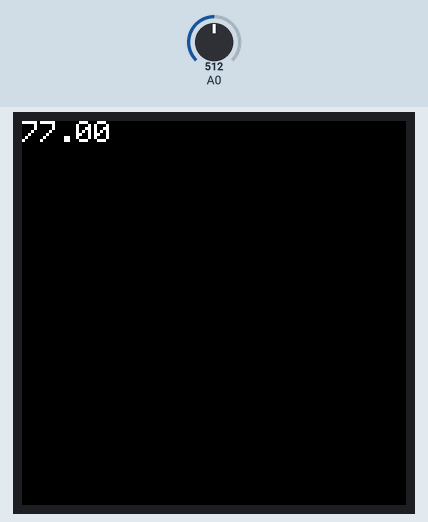
Bench run of a sketch on a simulated Arduino Uno, built with avr-gcc and run on an emulated ATmega328P. Parts: 128×128 colour display. The test bench sets the inputs (shaded band); at power-on: A0 = 512. What the sketch prints to the serial monitor is not drawn.

Above: at 1.3 s.
1.4 s: A0 set to 716
At 5.6 s:
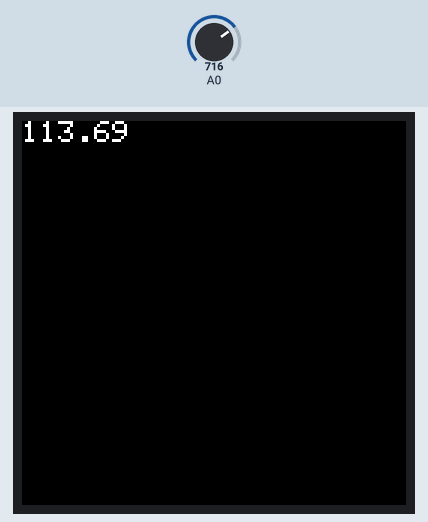
7.4 s: A0 set to 900
At 11.2 s:
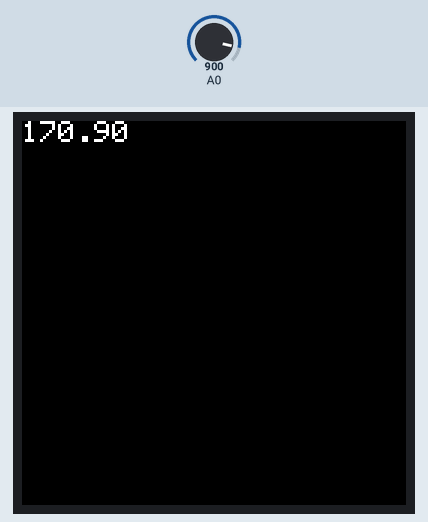
13.4 s: A0 set to 1023
At 15.7 s:
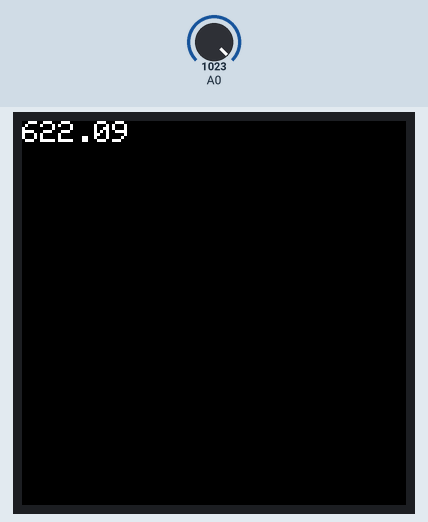
Timing chart, 0 to 17.2 s (numbered marks = the images above; inputs shaded):
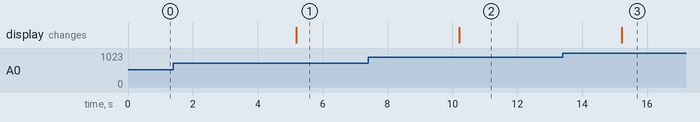

Measured:
- after the input at 1.4 s, the display: changes after 3.8 s (image 1)
- after the input at 7.4 s, the display: changes after 2.8 s (image 2)
- after the input at 13.4 s, the display: changes after 1.8 s (image 3)

The sketch:

ThermistorSensor.ino
```cpp
#include <math.h>
#include <Time.h>
#include <Adafruit_GFX.h>    // Core graphics library

#include <Adafruit_ST7735.h> // Hardware-specific library

#include <SPI.h>

#define TFT_CS     10

#define TFT_RST    9  // you can also connect this to the Arduino reset

                      // in which case, set this #define pin to -1!

#define TFT_DC     8

Adafruit_ST7735 tft = Adafruit_ST7735(TFT_CS,  TFT_DC, TFT_RST);

double Thermistor(int RawADC)
{
 double Temp;
 Temp = log(10000.0*((1024.0/RawADC-1)));
 Temp = 1 / (0.001129148 + (0.000234125 + (0.0000000876741 * Temp * Temp ))* Temp );
 Temp = Temp - 273.15;
 Temp = (Temp * 9.0)/ 5.0 + 32.0;
 return Temp;
}
unsigned long Time;
bool run;
void setup() {
 Serial.begin(9600);
 tft.initR(INITR_144GREENTAB);
 run = false;
 Serial.print("Time (s), ");
 Serial.println("Temperature (F)");
}

void testdrawtext(const char *text, uint16_t color) {
  tft.setCursor(0, 0);
  tft.setTextColor(color);
  tft.setTextWrap(true);
  tft.print(text);
}

void loop()
{

  int val;
  int times;
  int second;
  double temp;
  val=analogRead(0);
  temp=Thermistor(val);
  times = millis()/1000;
  second= times/1000;
  tft.fillScreen(ST7735_BLACK);
  String myRead= String(temp);
  testdrawtext(myRead.c_str(), ST7735_WHITE);
  Serial.print(times);
  Serial.print(", ");
  Serial.println(temp);
  delay(5000);
}
```
